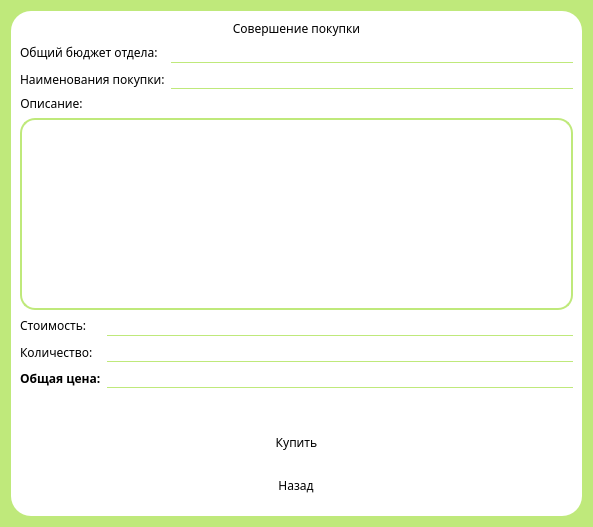
<?xml version="1.0" encoding="UTF-8"?>
<ui version="4.0">
 <class>Dialog</class>
 <widget class="QDialog" name="Dialog">
  <property name="geometry">
   <rect>
    <x>0</x>
    <y>0</y>
    <width>593</width>
    <height>527</height>
   </rect>
  </property>
  <property name="windowTitle">
   <string>Dialog</string>
  </property>
  <property name="styleSheet">
   <string notr="true">background-color: 	rgb(191, 233, 123);
font-family: Myanmar Text;</string>
  </property>
  <layout class="QVBoxLayout" name="verticalLayout_4">
   <item>
    <widget class="QFrame" name="frame">
     <property name="focusPolicy">
      <enum>Qt::FocusPolicy::NoFocus</enum>
     </property>
     <property name="styleSheet">
      <string notr="true">background-color: white;
border-radius: 20px;</string>
     </property>
     <property name="frameShape">
      <enum>QFrame::Shape::StyledPanel</enum>
     </property>
     <property name="frameShadow">
      <enum>QFrame::Shadow::Raised</enum>
     </property>
     <layout class="QVBoxLayout" name="verticalLayout_3">
      <item>
       <widget class="QLabel" name="WindowTitle">
        <property name="sizePolicy">
         <sizepolicy hsizetype="Preferred" vsizetype="Fixed">
          <horstretch>0</horstretch>
          <verstretch>0</verstretch>
         </sizepolicy>
        </property>
        <property name="styleSheet">
         <string notr="true"/>
        </property>
        <property name="text">
         <string>Совершение покупки</string>
        </property>
        <property name="alignment">
         <set>Qt::AlignmentFlag::AlignCenter</set>
        </property>
       </widget>
      </item>
      <item>
       <layout class="QVBoxLayout" name="PurchaseDetails1Block">
        <property name="spacing">
         <number>17</number>
        </property>
        <item>
         <layout class="QHBoxLayout" name="PurchaseDetails1HBlock">
          <property name="spacing">
           <number>6</number>
          </property>
          <item>
           <layout class="QVBoxLayout" name="PurchaseDetails1LabelsBlock">
            <property name="spacing">
             <number>8</number>
            </property>
            <item>
             <widget class="QLabel" name="TotalDepartmentBudgetbel">
              <property name="text">
               <string>Общий бюджет отдела:</string>
              </property>
             </widget>
            </item>
            <item>
             <widget class="QLabel" name="PurchaseNameLabel">
              <property name="text">
               <string>Наименования покупки:</string>
              </property>
             </widget>
            </item>
           </layout>
          </item>
          <item>
           <layout class="QVBoxLayout" name="PurchaseDetails1InputsBlock">
            <item>
             <widget class="QLineEdit" name="TotalDepartmentBudgetInput">
              <property name="styleSheet">
               <string notr="true">border-bottom: 1px solid rgb(191, 233, 123);</string>
              </property>
             </widget>
            </item>
            <item>
             <widget class="QLineEdit" name="PurchaseNameInput">
              <property name="styleSheet">
               <string notr="true">border-bottom: 1px solid rgb(191, 233, 123);</string>
              </property>
             </widget>
            </item>
           </layout>
          </item>
         </layout>
        </item>
       </layout>
      </item>
      <item>
       <layout class="QVBoxLayout" name="PurchaseDescription">
        <item alignment="Qt::AlignmentFlag::AlignLeft">
         <widget class="QLabel" name="DescriptionLabel">
          <property name="sizePolicy">
           <sizepolicy hsizetype="Fixed" vsizetype="Fixed">
            <horstretch>0</horstretch>
            <verstretch>0</verstretch>
           </sizepolicy>
          </property>
          <property name="styleSheet">
           <string notr="true"/>
          </property>
          <property name="text">
           <string>Описание:</string>
          </property>
          <property name="alignment">
           <set>Qt::AlignmentFlag::AlignCenter</set>
          </property>
         </widget>
        </item>
        <item>
         <widget class="QTextEdit" name="DescriptionText">
          <property name="sizePolicy">
           <sizepolicy hsizetype="Expanding" vsizetype="Fixed">
            <horstretch>0</horstretch>
            <verstretch>0</verstretch>
           </sizepolicy>
          </property>
          <property name="styleSheet">
           <string notr="true">border: 2px solid rgb(191, 233, 123);
border-radius: 15px;</string>
          </property>
         </widget>
        </item>
       </layout>
      </item>
      <item>
       <layout class="QHBoxLayout" name="PurchaseDetails2Block">
        <property name="spacing">
         <number>6</number>
        </property>
        <item>
         <layout class="QVBoxLayout" name="PurchaseDetails2LabelsBlock">
          <property name="spacing">
           <number>8</number>
          </property>
          <item>
           <widget class="QLabel" name="CurrentPriceLabel">
            <property name="text">
             <string>Стоимость:</string>
            </property>
           </widget>
          </item>
          <item>
           <widget class="QLabel" name="QuantityLabel">
            <property name="text">
             <string>Количество: </string>
            </property>
           </widget>
          </item>
          <item>
           <widget class="QLabel" name="TotalPriceLabel">
            <property name="styleSheet">
             <string notr="true">font-weight: 700;</string>
            </property>
            <property name="text">
             <string>Общая цена:</string>
            </property>
           </widget>
          </item>
         </layout>
        </item>
        <item>
         <layout class="QVBoxLayout" name="PurchaseDetails2InputsBlock">
          <item>
           <widget class="QLineEdit" name="CurrentPriceInput">
            <property name="styleSheet">
             <string notr="true">border-bottom: 1px solid rgb(191, 233, 123);</string>
            </property>
           </widget>
          </item>
          <item>
           <widget class="QLineEdit" name="QuantityInput">
            <property name="styleSheet">
             <string notr="true">border-bottom: 1px solid rgb(191, 233, 123);</string>
            </property>
           </widget>
          </item>
          <item>
           <widget class="QLineEdit" name="TotalPriceInput">
            <property name="styleSheet">
             <string notr="true">border-bottom: 1px solid rgb(191, 233, 123);</string>
            </property>
           </widget>
          </item>
         </layout>
        </item>
       </layout>
      </item>
      <item>
       <spacer name="verticalSpacer">
        <property name="orientation">
         <enum>Qt::Orientation::Vertical</enum>
        </property>
        <property name="sizeType">
         <enum>QSizePolicy::Policy::Fixed</enum>
        </property>
        <property name="sizeHint" stdset="0">
         <size>
          <width>20</width>
          <height>30</height>
         </size>
        </property>
       </spacer>
      </item>
      <item>
       <widget class="QPushButton" name="BuyButton">
        <property name="styleSheet">
         <string notr="true">QPushButton {
border-radius: 10;
background-color: '#bfe97b';
padding: 10px;
}

QPushButton:hover {
background-color: #a7ca6b;
}</string>
        </property>
        <property name="text">
         <string>Купить</string>
        </property>
       </widget>
      </item>
      <item alignment="Qt::AlignmentFlag::AlignHCenter">
       <widget class="QPushButton" name="ReturnButton">
        <property name="sizePolicy">
         <sizepolicy hsizetype="Fixed" vsizetype="Fixed">
          <horstretch>0</horstretch>
          <verstretch>0</verstretch>
         </sizepolicy>
        </property>
        <property name="styleSheet">
         <string notr="true">QPushButton {
border-radius: 10;
background-color: '#bfe97b';
padding: 10px  50px;
}

QPushButton:hover {
background-color: #a7ca6b;
}</string>
        </property>
        <property name="text">
         <string>Назад</string>
        </property>
        <property name="autoDefault">
         <bool>true</bool>
        </property>
        <property name="default">
         <bool>false</bool>
        </property>
        <property name="flat">
         <bool>false</bool>
        </property>
       </widget>
      </item>
     </layout>
    </widget>
   </item>
  </layout>
 </widget>
 <resources/>
 <connections/>
</ui>
